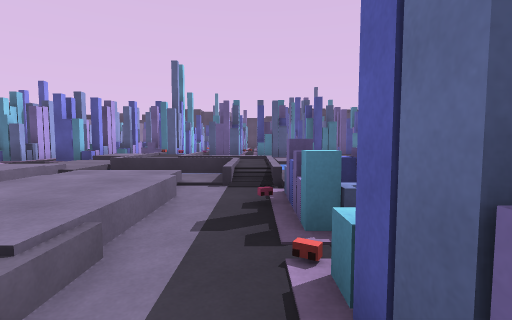
View 1 (above)

24 first-person views from a walk through a 3-D level made in the Unity game engine. The camera is 1.2 m above the floor, tilts 4° down and sees 85° across. The floor is counted in squares, 1.8 m on a side. Each view is taken from the middle of a square. On the plan, view 1 faces up. The plan holds only what a view shows up to about 9 squares ahead; the rest is blank. The player character is not drawn. Surface patterns are stand-ins for the level's own textures.

View 2
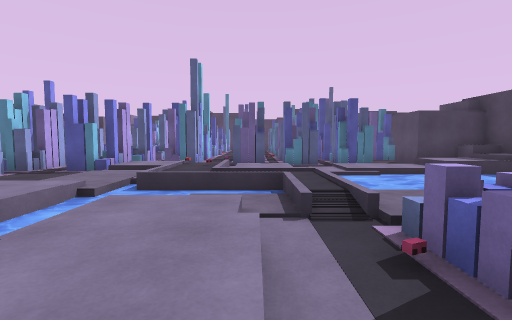

View 3
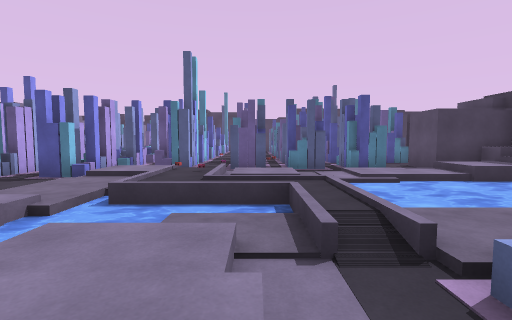

View 4
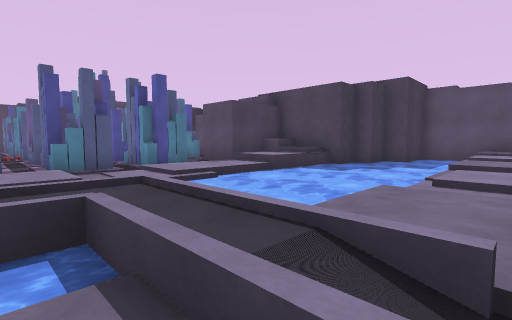

View 5
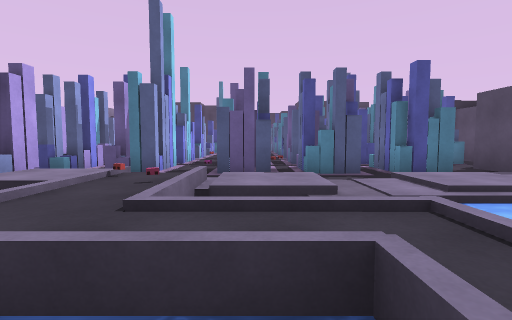

View 6
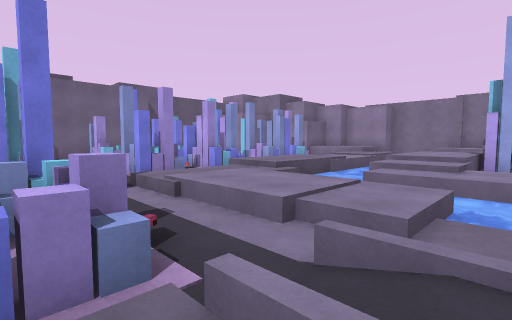

View 7
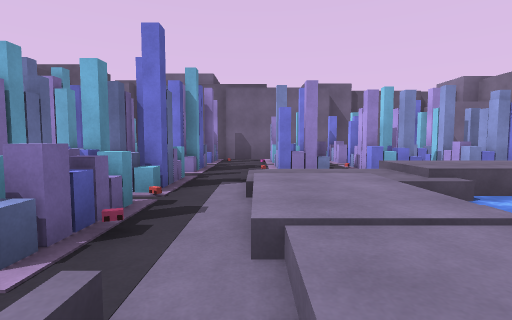

View 8
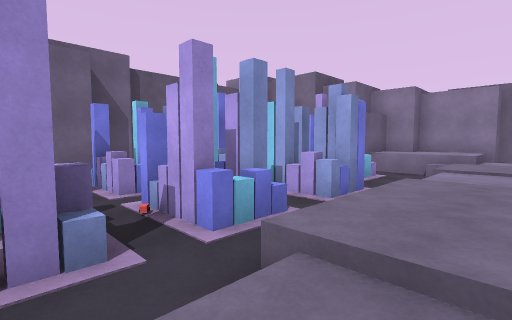

View 9
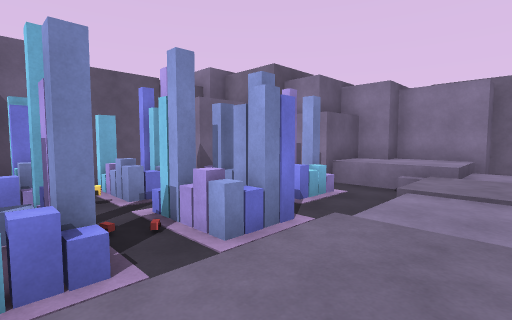

View 10
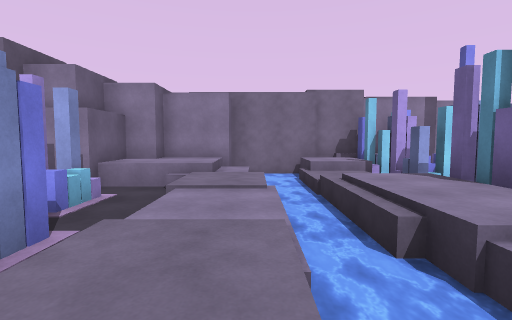

View 11
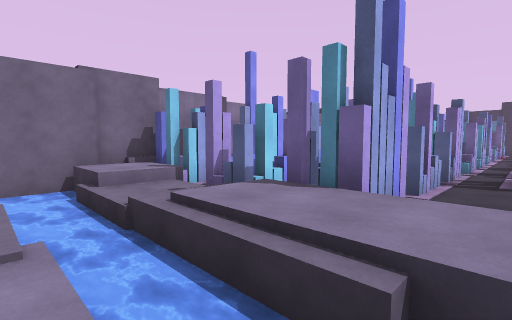

View 12
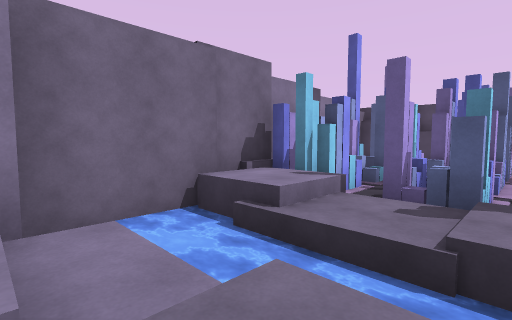

View 13
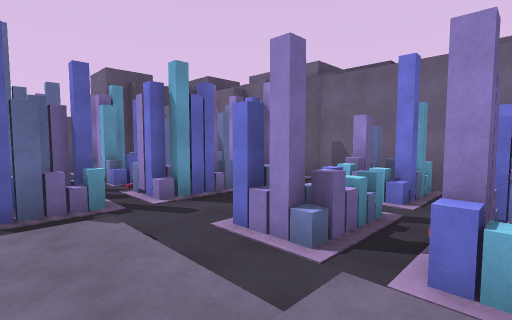

View 14
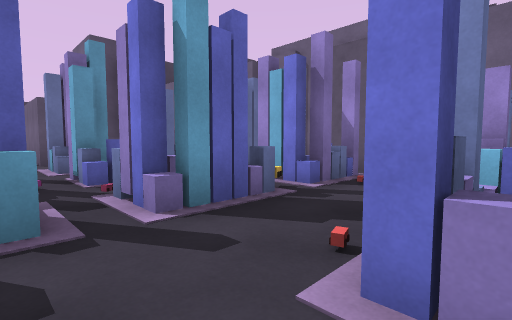

View 15
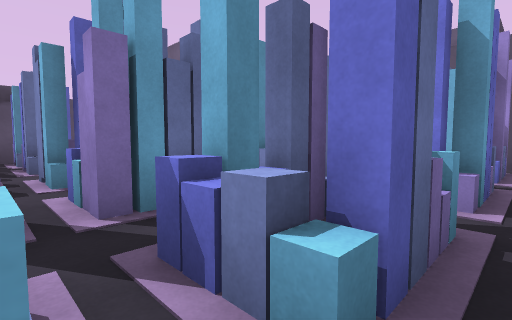

View 16
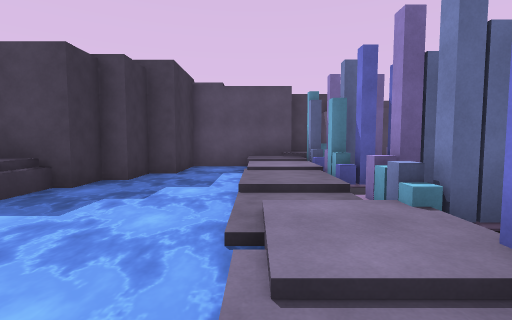

View 17
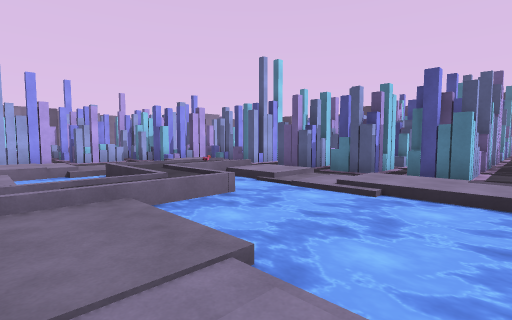

View 18
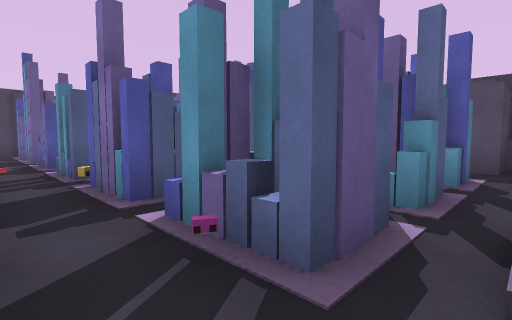

View 19
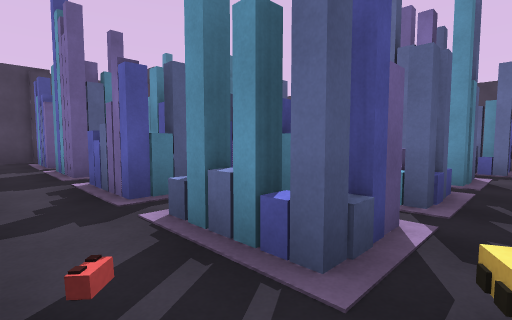

View 20
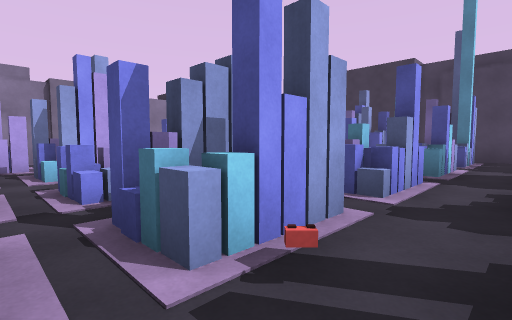

View 21
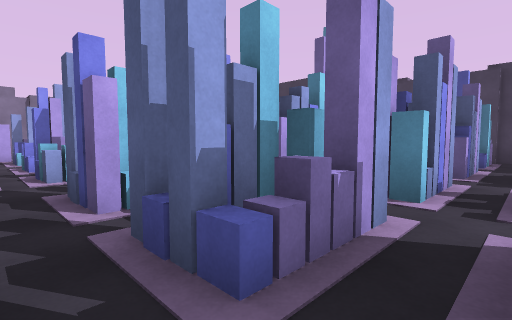

View 22
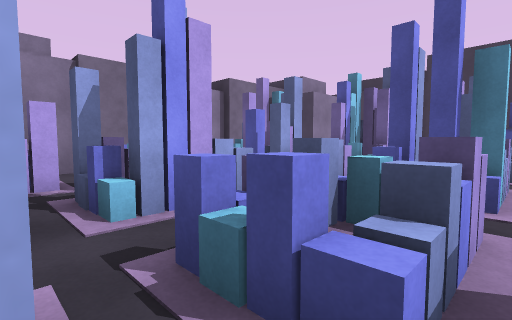

View 23
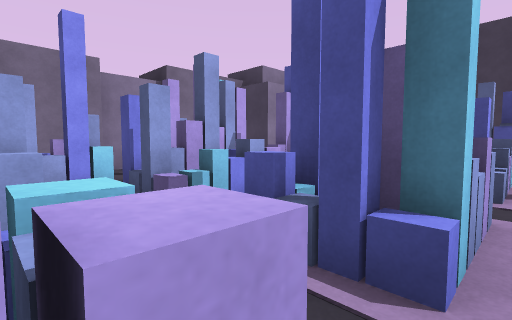

View 24
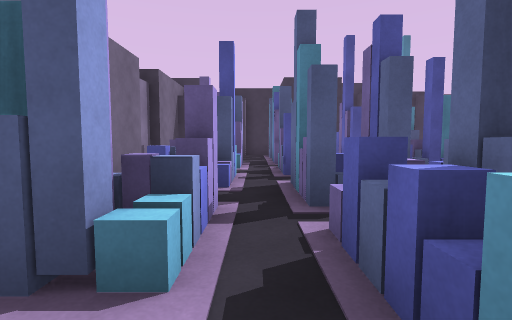

### Floor plan
Key: @ floor where view 1 was taken; # wall or solid block; x gap in a wall; . main floor; : floor 0.25 m higher than the main floor; + floor 0.5 m higher than the main floor; * floor 0.75 m higher than the main floor; % floor 1 m higher than the main floor; / step, stairs or slope; = window, fence, low wall or low ledge; ≈ water the walk keeps out of; ^ raised ledge; O other object.
Columns run from 13 left of view 1 to 11 right of it. Each row starts with its distance up from view 1.
 26           ### ##
 25          x..# .
 24          ^..###
 23   ##      ..  O
 22  #  .#    ..# #
 21  #  .   O ..# #
 20  #  .O  . ..  ..
 19  #...^.#.^xx###^
 18  #  .O.OO.O.. #.
 17  #O .OOO.#.O^  #
 16  #OO.O.OOO.#OOO####
 15  # #.O. . .......##
 14    O.    #..#######
 13     .     ...xO##..
 12      ^.#x#.O#####.#
 11       . OO..#####.###
 10       .O//////./////#
  9     .O.#O:////.::///##
  8     . ..////≈≈≈≈≈≈≈≈≈##
  7  O O.^..:://++≈≈≈≈≈≈≈≈###
  6  .......::≈≈≈+≈≈≈≈≈≈≈≈≈≈#
  5 ###^.^  /+≈≈.+::/≈//:+++#
  4 #O#O/ =//+≈://O/////:++/#
  3 #*/+/**//+≈+//O  .O.O#O##
  2 #≈≈≈≈≈≈≈≈≈≈+/.O. . . # ##
  1 #≈≈≈++++++::/OO.O.O.O.O##
  0 ##/////++O///@O.      #
 -1  #%=...O.O.O..O.O.O..
 -2  #%#OO.#.^.^..#.^ ^ ####
 -3  ###  O.OO.O...     #
 -4        O.O.O..O
 -5      ##   .  .
 -6          #####.
 -7       ###    ###

Where each view was taken, in squares from view 1:
view 1: 0 up, 0 right, facing up
view 2: 1 up, 1 left, facing up
view 3: 2 up, 1 left, facing up
view 4: 4 up, 1 left, facing up-right
view 5: 5 up, 1 left, facing up
view 6: 5 up, 1 right, facing down-left
view 7: 5 up, 1 left, facing down
view 8: 1 up, 2 left, facing down-left
view 9: 1 up, 4 left, facing down-left
view 10: 1 up, 4 left, facing left
view 11: 1 up, 6 left, facing up-left
view 12: 0 up, 9 left, facing up-left
view 13: 1 up, 4 left, facing down-right
view 14: 0 up, 2 left, facing down-right
view 15: 2 up, 0 right, facing down-right
view 16: 5 up, 2 right, facing right
view 17: 4 up, 4 right, facing up-left
view 18: 10 up, 3 left, facing up-right
view 19: 15 up, 3 left, facing up-right
view 20: 15 up, 2 left, facing up-left
view 21: 15 up, 2 right, facing up-left
view 22: 15 up, 5 left, facing up-left
view 23: 17 up, 5 left, facing up-left
view 24: 13 up, 9 left, facing up
